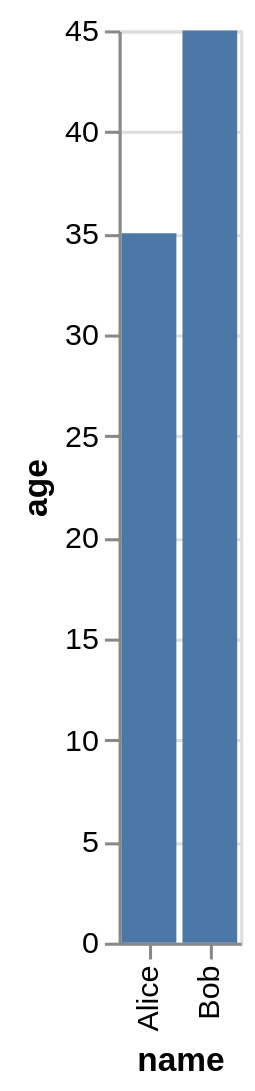

This figure's Vega-Lite source:
### Vega-Lite specification from a JSON file in a GitHub repository (floating-point values rounded to 4 significant figures)
{"data": {"values": [{"x_data": "Alice", "y_data": 35}, {"x_data": "Bob", "y_data": 45}]}, "mark": "bar", "encoding": {"x": {"field": "x_data", "type": "nominal", "title": "name", "sort": {"op": "sum", "field": "y_data", "order": "ascending"}}, "y": {"field": "y_data", "type": "quantitative", "title": "age"}}}
